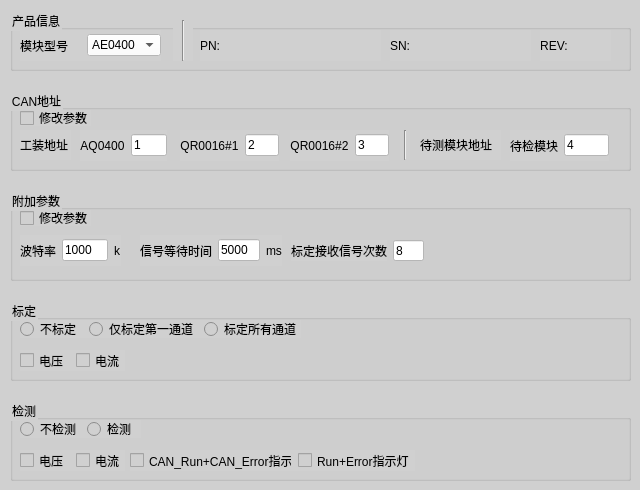
   <widget class="QWidget" name="tab_2">
    <property name="styleSheet">
     <string notr="true">background-color: rgb(208, 208, 208);</string>
    </property>
    <attribute name="title">
     <string>AI</string>
    </attribute>
    <widget class="QGroupBox" name="groupBox_7">
     <property name="geometry">
      <rect>
       <x>10</x>
       <y>190</y>
       <width>621</width>
       <height>91</height>
      </rect>
     </property>
     <property name="title">
      <string>附加参数</string>
     </property>
     <widget class="QWidget" name="layoutWidget_9">
      <property name="geometry">
       <rect>
        <x>10</x>
        <y>45</y>
        <width>101</width>
        <height>31</height>
       </rect>
      </property>
      <layout class="QHBoxLayout" name="horizontalLayout_15">
       <item>
        <widget class="QLabel" name="label_43">
         <property name="text">
          <string>波特率</string>
         </property>
        </widget>
       </item>
       <item>
        <widget class="QLineEdit" name="lineEdit_16">
         <property name="styleSheet">
          <string notr="true">background-color: rgb(255, 255, 255);</string>
         </property>
         <property name="text">
          <string>1000</string>
         </property>
        </widget>
       </item>
       <item>
        <widget class="QLabel" name="label_44">
         <property name="text">
          <string>k</string>
         </property>
        </widget>
       </item>
      </layout>
     </widget>
     <widget class="QWidget" name="layoutWidget_10">
      <property name="geometry">
       <rect>
        <x>130</x>
        <y>45</y>
        <width>142</width>
        <height>31</height>
       </rect>
      </property>
      <layout class="QHBoxLayout" name="horizontalLayout_16">
       <item>
        <widget class="QLabel" name="label_45">
         <property name="text">
          <string>信号等待时间</string>
         </property>
        </widget>
       </item>
       <item>
        <widget class="QLineEdit" name="lineEdit_17">
         <property name="styleSheet">
          <string notr="true">background-color: rgb(255, 255, 255);</string>
         </property>
         <property name="text">
          <string>5000</string>
         </property>
        </widget>
       </item>
       <item>
        <widget class="QLabel" name="label_46">
         <property name="text">
          <string>ms</string>
         </property>
        </widget>
       </item>
      </layout>
     </widget>
     <widget class="QLineEdit" name="lineEdit_15">
      <property name="geometry">
       <rect>
        <x>383</x>
        <y>50</y>
        <width>31</width>
        <height>21</height>
       </rect>
      </property>
      <property name="styleSheet">
       <string notr="true">background-color: rgb(255, 255, 255);</string>
      </property>
      <property name="text">
       <string>8</string>
      </property>
     </widget>
     <widget class="QLabel" name="label_42">
      <property name="geometry">
       <rect>
        <x>281</x>
        <y>50</y>
        <width>96</width>
        <height>21</height>
       </rect>
      </property>
      <property name="text">
       <string>标定接收信号次数</string>
      </property>
     </widget>
     <widget class="QCheckBox" name="checkBox_3">
      <property name="geometry">
       <rect>
        <x>10</x>
        <y>20</y>
        <width>71</width>
        <height>16</height>
       </rect>
      </property>
      <property name="text">
       <string>修改参数</string>
      </property>
     </widget>
    </widget>
    <widget class="QGroupBox" name="groupBox_10">
     <property name="geometry">
      <rect>
       <x>10</x>
       <y>90</y>
       <width>621</width>
       <height>81</height>
      </rect>
     </property>
     <property name="title">
      <string>CAN地址</string>
     </property>
     <widget class="QWidget" name="layoutWidget_11">
      <property name="geometry">
       <rect>
        <x>70</x>
        <y>40</y>
        <width>87</width>
        <height>31</height>
       </rect>
      </property>
      <layout class="QHBoxLayout" name="horizontalLayout_17">
       <item>
        <widget class="QLabel" name="label_48">
         <property name="text">
          <string>AQ0400</string>
         </property>
         <property name="alignment">
          <set>Qt::AlignCenter</set>
         </property>
        </widget>
       </item>
       <item>
        <widget class="QLineEdit" name="lineEdit_18">
         <property name="styleSheet">
          <string notr="true">background-color: rgb(255, 255, 255);</string>
         </property>
         <property name="text">
          <string>1</string>
         </property>
        </widget>
       </item>
      </layout>
     </widget>
     <widget class="QWidget" name="layoutWidget_12">
      <property name="geometry">
       <rect>
        <x>500</x>
        <y>40</y>
        <width>99</width>
        <height>31</height>
       </rect>
      </property>
      <layout class="QHBoxLayout" name="horizontalLayout_18">
       <item>
        <widget class="QLabel" name="label_49">
         <property name="text">
          <string>待检模块</string>
         </property>
         <property name="alignment">
          <set>Qt::AlignCenter</set>
         </property>
        </widget>
       </item>
       <item>
        <widget class="QLineEdit" name="lineEdit_19">
         <property name="styleSheet">
          <string notr="true">background-color: rgb(255, 255, 255);</string>
         </property>
         <property name="text">
          <string>4</string>
         </property>
        </widget>
       </item>
      </layout>
     </widget>
     <widget class="QWidget" name="layoutWidget_19">
      <property name="geometry">
       <rect>
        <x>170</x>
        <y>40</y>
        <width>99</width>
        <height>31</height>
       </rect>
      </property>
      <layout class="QHBoxLayout" name="horizontalLayout_29">
       <item>
        <widget class="QLabel" name="label_54">
         <property name="text">
          <string>QR0016#1</string>
         </property>
         <property name="alignment">
          <set>Qt::AlignCenter</set>
         </property>
        </widget>
       </item>
       <item>
        <widget class="QLineEdit" name="lineEdit_23">
         <property name="styleSheet">
          <string notr="true">background-color: rgb(255, 255, 255);</string>
         </property>
         <property name="text">
          <string>2</string>
         </property>
        </widget>
       </item>
      </layout>
     </widget>
     <widget class="QCheckBox" name="checkBox_4">
      <property name="geometry">
       <rect>
        <x>10</x>
        <y>20</y>
        <width>71</width>
        <height>16</height>
       </rect>
      </property>
      <property name="text">
       <string>修改参数</string>
      </property>
     </widget>
     <widget class="QLabel" name="label_11">
      <property name="geometry">
       <rect>
        <x>10</x>
        <y>40</y>
        <width>51</width>
        <height>30</height>
       </rect>
      </property>
      <property name="text">
       <string>工装地址</string>
      </property>
     </widget>
     <widget class="QWidget" name="layoutWidget_30">
      <property name="geometry">
       <rect>
        <x>280</x>
        <y>40</y>
        <width>99</width>
        <height>31</height>
       </rect>
      </property>
      <layout class="QHBoxLayout" name="horizontalLayout_36">
       <item>
        <widget class="QLabel" name="label_63">
         <property name="text">
          <string>QR0016#2</string>
         </property>
         <property name="alignment">
          <set>Qt::AlignCenter</set>
         </property>
        </widget>
       </item>
       <item>
        <widget class="QLineEdit" name="lineEdit_24">
         <property name="styleSheet">
          <string notr="true">background-color: rgb(255, 255, 255);</string>
         </property>
         <property name="text">
          <string>3</string>
         </property>
        </widget>
       </item>
      </layout>
     </widget>
     <widget class="QLabel" name="label_18">
      <property name="geometry">
       <rect>
        <x>410</x>
        <y>40</y>
        <width>81</width>
        <height>30</height>
       </rect>
      </property>
      <property name="text">
       <string>待测模块地址</string>
      </property>
     </widget>
     <widget class="Line" name="line_14">
      <property name="geometry">
       <rect>
        <x>390</x>
        <y>40</y>
        <width>10</width>
        <height>30</height>
       </rect>
      </property>
      <property name="orientation">
       <enum>Qt::Vertical</enum>
      </property>
     </widget>
     <zorder>layoutWidget_11</zorder>
     <zorder>layoutWidget_12</zorder>
     <zorder>layoutWidget_19</zorder>
     <zorder>checkBox_4</zorder>
     <zorder>layoutWidget_30</zorder>
     <zorder>label_18</zorder>
     <zorder>line_14</zorder>
     <zorder>label_11</zorder>
    </widget>
    <widget class="QGroupBox" name="groupBox_11">
     <property name="geometry">
      <rect>
       <x>10</x>
       <y>10</y>
       <width>621</width>
       <height>61</height>
      </rect>
     </property>
     <property name="title">
      <string>产品信息</string>
     </property>
     <widget class="Line" name="line_7">
      <property name="geometry">
       <rect>
        <x>163</x>
        <y>10</y>
        <width>20</width>
        <height>41</height>
       </rect>
      </property>
      <property name="orientation">
       <enum>Qt::Vertical</enum>
      </property>
     </widget>
     <widget class="QWidget" name="layoutWidget_13">
      <property name="geometry">
       <rect>
        <x>530</x>
        <y>20</y>
        <width>71</width>
        <height>31</height>
       </rect>
      </property>
      <layout class="QHBoxLayout" name="horizontalLayout_19">
       <item>
        <widget class="QLabel" name="label_50">
         <property name="styleSheet">
          <string notr="true">font: 87 10pt &quot;Arial Black&quot;;</string>
         </property>
         <property name="text">
          <string>REV:</string>
         </property>
         <property name="alignment">
          <set>Qt::AlignCenter</set>
         </property>
        </widget>
       </item>
       <item>
        <widget class="QLineEdit" name="lineEdit_20">
         <property name="styleSheet">
          <string notr="true">background-color: rgb(208, 208, 208);
font: 87 10pt &quot;Arial Black&quot;;
border: none;</string>
         </property>
         <property name="text">
          <string/>
         </property>
        </widget>
       </item>
      </layout>
     </widget>
     <widget class="QWidget" name="layoutWidget_14">
      <property name="geometry">
       <rect>
        <x>380</x>
        <y>20</y>
        <width>141</width>
        <height>31</height>
       </rect>
      </property>
      <layout class="QHBoxLayout" name="horizontalLayout_20">
       <item>
        <widget class="QLabel" name="label_51">
         <property name="styleSheet">
          <string notr="true">font: 87 10pt &quot;Arial Black&quot;;</string>
         </property>
         <property name="text">
          <string>SN:</string>
         </property>
         <property name="alignment">
          <set>Qt::AlignCenter</set>
         </property>
        </widget>
       </item>
       <item>
        <widget class="QLineEdit" name="lineEdit_21">
         <property name="styleSheet">
          <string notr="true">background-color: rgb(208, 208, 208);
font: 87 10pt &quot;Arial Black&quot;;
border: none;</string>
         </property>
         <property name="text">
          <string/>
         </property>
        </widget>
       </item>
      </layout>
     </widget>
     <widget class="QWidget" name="layoutWidget_15">
      <property name="geometry">
       <rect>
        <x>190</x>
        <y>20</y>
        <width>181</width>
        <height>31</height>
       </rect>
      </property>
      <layout class="QHBoxLayout" name="horizontalLayout_21">
       <item>
        <widget class="QLabel" name="label_52">
         <property name="styleSheet">
          <string notr="true">font: 87 10pt &quot;Arial Black&quot;;</string>
         </property>
         <property name="text">
          <string>PN:</string>
         </property>
         <property name="alignment">
          <set>Qt::AlignCenter</set>
         </property>
        </widget>
       </item>
       <item>
        <widget class="QLineEdit" name="lineEdit_22">
         <property name="styleSheet">
          <string notr="true">background-color: rgb(208, 208, 208);
font: 87 10pt &quot;Arial Black&quot;;
border: none;</string>
         </property>
         <property name="text">
          <string/>
         </property>
        </widget>
       </item>
      </layout>
     </widget>
     <widget class="QWidget" name="layoutWidget_16">
      <property name="geometry">
       <rect>
        <x>10</x>
        <y>20</y>
        <width>141</width>
        <height>31</height>
       </rect>
      </property>
      <layout class="QHBoxLayout" name="horizontalLayout_22">
       <item>
        <widget class="QLabel" name="label_53">
         <property name="text">
          <string>模块型号</string>
         </property>
        </widget>
       </item>
       <item>
        <widget class="QComboBox" name="comboBox_3">
         <property name="styleSheet">
          <string notr="true">background-color: rgb(255, 255, 255);</string>
         </property>
         <item>
          <property name="text">
           <string>AE0400</string>
          </property>
         </item>
         <item>
          <property name="text">
           <string>AE0800</string>
          </property>
         </item>
        </widget>
       </item>
      </layout>
     </widget>
    </widget>
    <widget class="QGroupBox" name="groupBox_12">
     <property name="geometry">
      <rect>
       <x>10</x>
       <y>300</y>
       <width>621</width>
       <height>81</height>
      </rect>
     </property>
     <property name="title">
      <string>标定</string>
     </property>
     <widget class="QWidget" name="layoutWidget">
      <property name="geometry">
       <rect>
        <x>10</x>
        <y>20</y>
        <width>281</width>
        <height>18</height>
       </rect>
      </property>
      <layout class="QHBoxLayout" name="horizontalLayout_23">
       <item>
        <widget class="QRadioButton" name="radioButton">
         <property name="text">
          <string>不标定</string>
         </property>
         <attribute name="buttonGroup">
          <string notr="true">buttonGroup_2</string>
         </attribute>
        </widget>
       </item>
       <item>
        <widget class="QRadioButton" name="radioButton_2">
         <property name="text">
          <string>仅标定第一通道</string>
         </property>
         <attribute name="buttonGroup">
          <string notr="true">buttonGroup_2</string>
         </attribute>
        </widget>
       </item>
       <item>
        <widget class="QRadioButton" name="radioButton_3">
         <property name="text">
          <string>标定所有通道</string>
         </property>
         <attribute name="buttonGroup">
          <string notr="true">buttonGroup_2</string>
         </attribute>
        </widget>
       </item>
      </layout>
     </widget>
     <widget class="QWidget" name="layoutWidget">
      <property name="geometry">
       <rect>
        <x>10</x>
        <y>50</y>
        <width>105</width>
        <height>21</height>
       </rect>
      </property>
      <layout class="QHBoxLayout" name="horizontalLayout_24">
       <item>
        <widget class="QCheckBox" name="checkBox_5">
         <property name="text">
          <string>电压</string>
         </property>
        </widget>
       </item>
       <item>
        <widget class="QCheckBox" name="checkBox_6">
         <property name="text">
          <string>电流</string>
         </property>
        </widget>
       </item>
      </layout>
     </widget>
    </widget>
    <widget class="QGroupBox" name="groupBox_13">
     <property name="geometry">
      <rect>
       <x>10</x>
       <y>400</y>
       <width>621</width>
       <height>81</height>
      </rect>
     </property>
     <property name="title">
      <string>检测</string>
     </property>
     <widget class="QWidget" name="layoutWidget_17">
      <property name="geometry">
       <rect>
        <x>10</x>
        <y>20</y>
        <width>121</width>
        <height>18</height>
       </rect>
      </property>
      <layout class="QHBoxLayout" name="horizontalLayout_25">
       <item>
        <widget class="QRadioButton" name="radioButton_4">
         <property name="text">
          <string>不检测</string>
         </property>
        </widget>
       </item>
       <item>
        <widget class="QRadioButton" name="radioButton_5">
         <property name="text">
          <string>检测</string>
         </property>
        </widget>
       </item>
      </layout>
     </widget>
     <widget class="QWidget" name="layoutWidget_18">
      <property name="geometry">
       <rect>
        <x>10</x>
        <y>50</y>
        <width>105</width>
        <height>21</height>
       </rect>
      </property>
      <layout class="QHBoxLayout" name="horizontalLayout_26">
       <item>
        <widget class="QCheckBox" name="checkBox_9">
         <property name="text">
          <string>电压</string>
         </property>
        </widget>
       </item>
       <item>
        <widget class="QCheckBox" name="checkBox_10">
         <property name="text">
          <string>电流</string>
         </property>
        </widget>
       </item>
      </layout>
     </widget>
     <widget class="QWidget" name="layoutWidget">
      <property name="geometry">
       <rect>
        <x>120</x>
        <y>50</y>
        <width>285</width>
        <height>21</height>
       </rect>
      </property>
      <layout class="QHBoxLayout" name="horizontalLayout_27">
       <item>
        <widget class="QCheckBox" name="checkBox_8">
         <property name="text">
          <string>CAN_Run+CAN_Error指示灯</string>
         </property>
        </widget>
       </item>
       <item>
        <widget class="QCheckBox" name="checkBox_7">
         <property name="text">
          <string>Run+Error指示灯</string>
         </property>
        </widget>
       </item>
      </layout>
     </widget>
    </widget>
   </widget>
